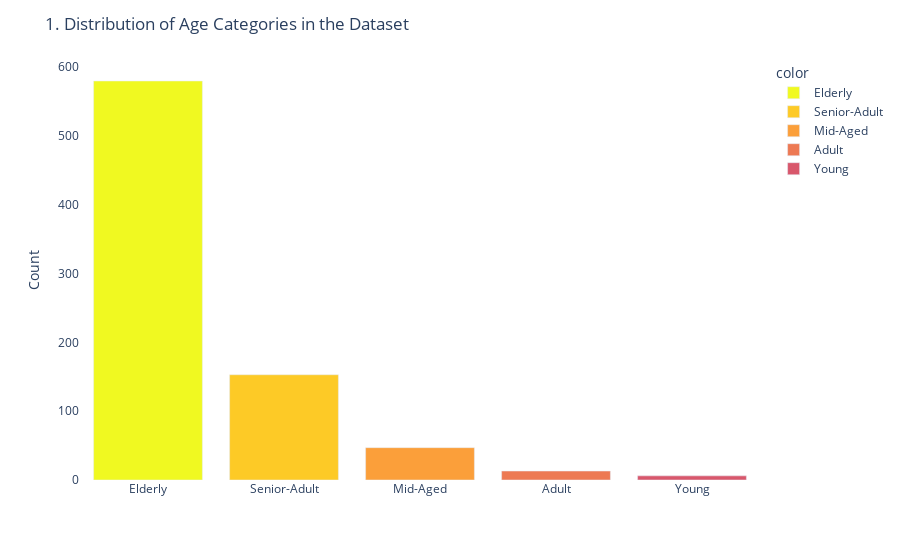
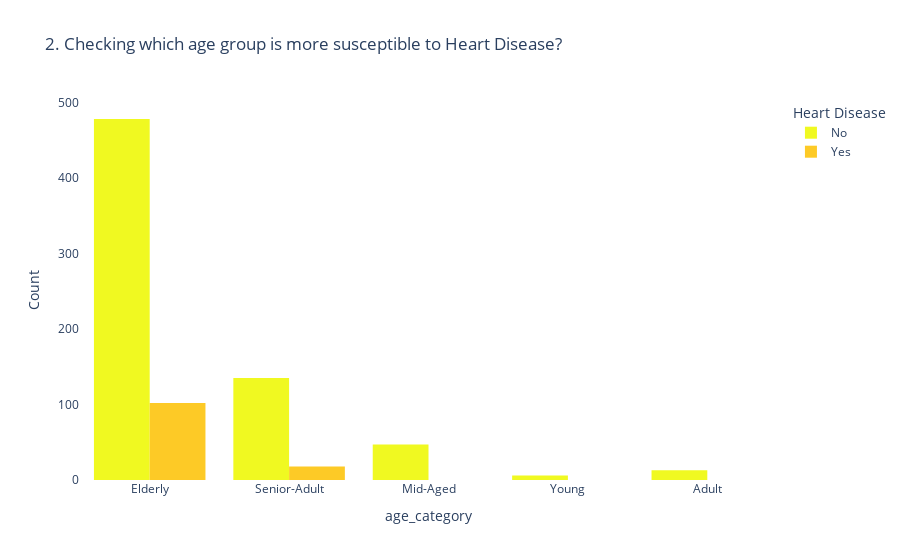
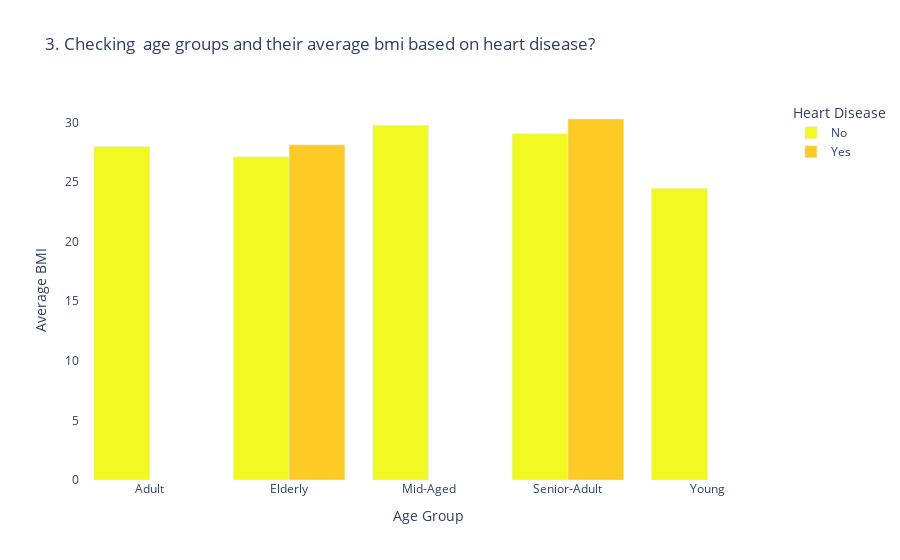

Notebook source saved alongside these figures, in order:
### Code cell
fig1 = px.bar(x=age_category_counts.index, y=age_category_counts.values, color=age_category_counts.index, color_discrete_sequence = colors ,labels={'x': 'Age Category', 'y': 'Count'})
fig1.update_layout(title="1. Distribution of Age Categories in the Dataset", xaxis_title="", yaxis_title="Count", plot_bgcolor='white')
fig1.show()
print('\n', "="*80, '\n')

fig2 = px.histogram(heart, x="age_category", color='heart_disease', barmode='group', color_discrete_sequence= colors, title="2. Checking which age group is more susceptible to Heart Disease?")
fig2.update_layout(xaxis_title="age_category", yaxis_title="Count", legend_title="Heart Disease", xaxis_showgrid=False, yaxis_showgrid=False, plot_bgcolor='white')
fig2.show()
print('\n', "="*80, '\n')

grouped_data = heart.groupby(['age_category', 'heart_disease'], as_index=False)['bmi'].median()
fig3 = px.bar(grouped_data, x='age_category', y='bmi', color='heart_disease', color_discrete_sequence = colors, barmode = 'group', title="3. Checking  age groups and their average bmi based on heart disease?")
fig3.update_layout(xaxis_title="Age Group", yaxis_title="Average BMI", legend_title="Heart Disease", xaxis_showgrid=False, yaxis_showgrid=False, plot_bgcolor='white')
fig3.show()

### Figure 1 — Plotly figure (JSON) as saved in the notebook; plotly's stock layout.template omitted (floating-point values rounded to 4 significant figures)
{"data": [{"alignmentgroup": "True", "hovertemplate": "color=Elderly<br>Age Category=%{x}<br>Count=%{y}<extra></extra>", "legendgroup": "Elderly", "marker": {"color": "#f0f921", "pattern": {"shape": ""}}, "name": "Elderly", "offsetgroup": "Elderly", "orientation": "v", "showlegend": true, "textposition": "auto", "type": "bar", "x": ["Elderly"], "xaxis": "x", "y": [580], "yaxis": "y"}, {"alignmentgroup": "True", "hovertemplate": "color=Senior-Adult<br>Age Category=%{x}<br>Count=%{y}<extra></extra>", "legendgroup": "Senior-Adult", "marker": {"color": "#fdca26", "pattern": {"shape": ""}}, "name": "Senior-Adult", "offsetgroup": "Senior-Adult", "orientation": "v", "showlegend": true, "textposition": "auto", "type": "bar", "x": ["Senior-Adult"], "xaxis": "x", "y": [153], "yaxis": "y"}, {"alignmentgroup": "True", "hovertemplate": "color=Mid-Aged<br>Age Category=%{x}<br>Count=%{y}<extra></extra>", "legendgroup": "Mid-Aged", "marker": {"color": "#fb9f3a", "pattern": {"shape": ""}}, "name": "Mid-Aged", "offsetgroup": "Mid-Aged", "orientation": "v", "showlegend": true, "textposition": "auto", "type": "bar", "x": ["Mid-Aged"], "xaxis": "x", "y": [47], "yaxis": "y"}, {"alignmentgroup": "True", "hovertemplate": "color=Adult<br>Age Category=%{x}<br>Count=%{y}<extra></extra>", "legendgroup": "Adult", "marker": {"color": "#ed7953", "pattern": {"shape": ""}}, "name": "Adult", "offsetgroup": "Adult", "orientation": "v", "showlegend": true, "textposition": "auto", "type": "bar", "x": ["Adult"], "xaxis": "x", "y": [13], "yaxis": "y"}, {"alignmentgroup": "True", "hovertemplate": "color=Young<br>Age Category=%{x}<br>Count=%{y}<extra></extra>", "legendgroup": "Young", "marker": {"color": "#d8576b", "pattern": {"shape": ""}}, "name": "Young", "offsetgroup": "Young", "orientation": "v", "showlegend": true, "textposition": "auto", "type": "bar", "x": ["Young"], "xaxis": "x", "y": [6], "yaxis": "y"}], "layout": {"barmode": "relative", "legend": {"title": {"text": "color"}, "tracegroupgap": 0}, "margin": {"t": 60}, "plot_bgcolor": "white", "title": {"text": "1. Distribution of Age Categories in the Dataset"}, "xaxis": {"anchor": "y", "domain": [0, 1], "title": {"text": ""}}, "yaxis": {"anchor": "x", "domain": [0, 1], "title": {"text": "Count"}}}}

### Figure 2 — Plotly figure (JSON) as saved in the notebook; plotly's stock layout.template omitted (floating-point values rounded to 4 significant figures; data arrays with more than 128 entries replaced by an {"elided": "..."} marker saying what was removed)
{"data": [{"alignmentgroup": "True", "bingroup": "x", "hovertemplate": "heart_disease=No<br>age_category=%{x}<br>count=%{y}<extra></extra>", "legendgroup": "No", "marker": {"color": "#f0f921", "pattern": {"shape": ""}}, "name": "No", "offsetgroup": "No", "orientation": "v", "showlegend": true, "type": "histogram", "x": {"elided": "679 str values"}, "xaxis": "x", "yaxis": "y"}, {"alignmentgroup": "True", "bingroup": "x", "hovertemplate": "heart_disease=Yes<br>age_category=%{x}<br>count=%{y}<extra></extra>", "legendgroup": "Yes", "marker": {"color": "#fdca26", "pattern": {"shape": ""}}, "name": "Yes", "offsetgroup": "Yes", "orientation": "v", "showlegend": true, "type": "histogram", "x": ["Elderly", "Elderly", "Senior-Adult", "Elderly", "Elderly", "Elderly", "Elderly", "Elderly", "Elderly", "Elderly", "Elderly", "Elderly", "Elderly", "Elderly", "Elderly", "Elderly", "Elderly", "Elderly", "Senior-Adult", "Senior-Adult", "Elderly", "Elderly", "Elderly", "Elderly", "Elderly", "Elderly", "Elderly", "Elderly", "Elderly", "Senior-Adult", "Elderly", "Elderly", "Elderly", "Elderly", "Elderly", "Elderly", "Elderly", "Senior-Adult", "Elderly", "Elderly", "Elderly", "Elderly", "Elderly", "Elderly", "Elderly", "Elderly", "Elderly", "Elderly", "Elderly", "Elderly", "Elderly", "Elderly", "Senior-Adult", "Senior-Adult", "Elderly", "Elderly", "Elderly", "Elderly", "Elderly", "Elderly", "Elderly", "Elderly", "Elderly", "Elderly", "Elderly", "Senior-Adult", "Senior-Adult", "Elderly", "Elderly", "Elderly", "Elderly", "Elderly", "Elderly", "Senior-Adult", "Senior-Adult", "Elderly", "Elderly", "Elderly", "Elderly", "Elderly", "Elderly", "Senior-Adult", "Elderly", "Elderly", "Elderly", "Elderly", "Elderly", "Elderly", "Elderly", "Elderly", "Elderly", "Senior-Adult", "Elderly", "Elderly", "Elderly", "Senior-Adult", "Elderly", "Senior-Adult", "Elderly", "Senior-Adult", "Elderly", "Elderly", "Elderly", "Elderly", "Elderly", "Elderly", "Elderly", "Elderly", "Elderly", "Elderly", "Elderly", "Elderly", "Elderly", "Elderly", "Elderly", "Elderly", "Elderly", "Senior-Adult", "Elderly", "Senior-Adult"], "xaxis": "x", "yaxis": "y"}], "layout": {"barmode": "group", "legend": {"title": {"text": "Heart Disease"}, "tracegroupgap": 0}, "plot_bgcolor": "white", "title": {"text": "2. Checking which age group is more susceptible to Heart Disease?"}, "xaxis": {"anchor": "y", "domain": [0, 1], "showgrid": false, "title": {"text": "age_category"}}, "yaxis": {"anchor": "x", "domain": [0, 1], "showgrid": false, "title": {"text": "Count"}}}}

### Figure 3 — Plotly figure (JSON) as saved in the notebook; plotly's stock layout.template omitted (floating-point values rounded to 4 significant figures)
{"data": [{"alignmentgroup": "True", "hovertemplate": "heart_disease=No<br>age_category=%{x}<br>bmi=%{y}<extra></extra>", "legendgroup": "No", "marker": {"color": "#f0f921", "pattern": {"shape": ""}}, "name": "No", "offsetgroup": "No", "orientation": "v", "showlegend": true, "textposition": "auto", "type": "bar", "x": ["Adult", "Elderly", "Mid-Aged", "Senior-Adult", "Young"], "xaxis": "x", "y": [27.98, 27.12, 29.76, 29.05, 24.46], "yaxis": "y"}, {"alignmentgroup": "True", "hovertemplate": "heart_disease=Yes<br>age_category=%{x}<br>bmi=%{y}<extra></extra>", "legendgroup": "Yes", "marker": {"color": "#fdca26", "pattern": {"shape": ""}}, "name": "Yes", "offsetgroup": "Yes", "orientation": "v", "showlegend": true, "textposition": "auto", "type": "bar", "x": ["Elderly", "Senior-Adult"], "xaxis": "x", "y": [28.12, 30.29], "yaxis": "y"}], "layout": {"barmode": "group", "legend": {"title": {"text": "Heart Disease"}, "tracegroupgap": 0}, "plot_bgcolor": "white", "title": {"text": "3. Checking  age groups and their average bmi based on heart disease?"}, "xaxis": {"anchor": "y", "domain": [0, 1], "showgrid": false, "title": {"text": "Age Group"}}, "yaxis": {"anchor": "x", "domain": [0, 1], "showgrid": false, "title": {"text": "Average BMI"}}}}
